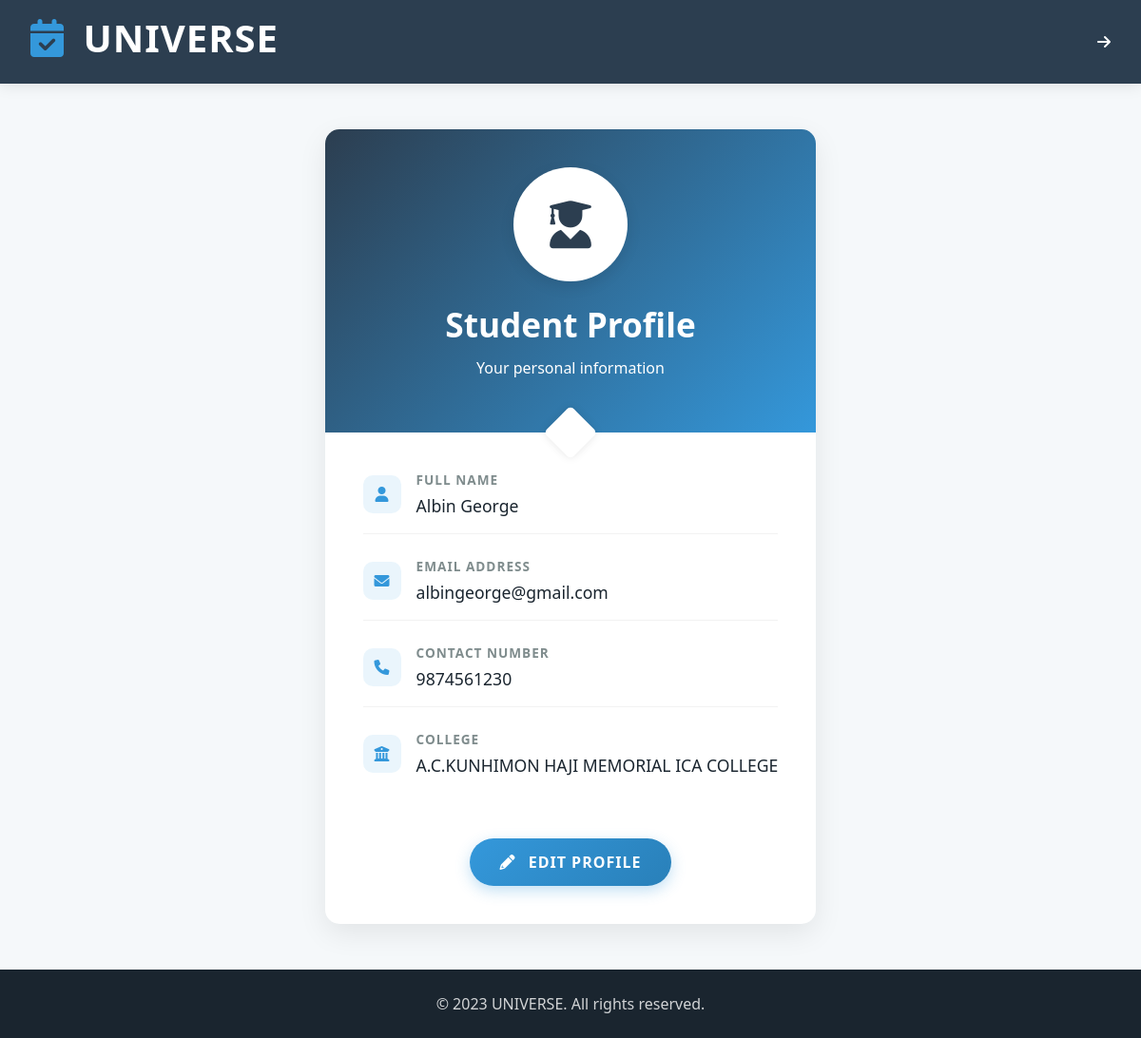
Page /Student/profile/ (signed in) on the committed database.
### College/models.py (models this page shows)
class Student(models.Model):
    name = models.CharField(max_length=50)
    email = models.EmailField(unique=True)
    password = models.CharField(max_length=50)
    contact = models.CharField(max_length=50)
    college = models.ForeignKey(College, on_delete=models.CASCADE)

### University/models.py (models this page shows)
class College(models.Model):
    name = models.CharField(max_length=50)
    location = models.CharField(max_length=50)
    email = models.EmailField(unique=True)
    password = models.CharField(max_length=50)
    contact = models.CharField(max_length=50)
    university = models.ForeignKey(University, on_delete=models.CASCADE)

### Student/views.py (the view)
# urls.py: path("profile/", views.student_profile, name="profile"),
def student_profile(request):
    student_id = request.session.get("stud")  # Get student ID from session
    if not student_id:
        return redirect("Student:login")  # Redirect to login if session does not exist
    try:
        student = Student.objects.get(id=student_id)
    except Student.DoesNotExist:
        return render(request, "Student/profile.html", {"error": "Invalid student session."})
    return render(request, "Student/Profile.html", {"student": student})

### Student/templates/Student/Profile.html (shortened to what this page needs)
<!DOCTYPE html>
<html lang="en">
<head>
    <link href="https://cdn.jsdelivr.net/npm/bootstrap@5.3.0-alpha1/dist/css/bootstrap.min.css" rel="stylesheet">
    <link rel="stylesheet" href="https://cdnjs.cloudflare.com/ajax/libs/font-awesome/6.0.0-beta3/css/all.min.css">
</head>
<body>
    <div class="navbar" style="display: flex; justify-content: space-between; align-items: center;">
        <h1><i class="fas fa-calendar-check"></i> UNIVERSE</h1>
        <a href="{% url 'Student:student_home' %}" title="Back to Home">
            <i class="fas fa-arrow-right"></i>
        </a>
    </div>
    <div class="profile-container">
        <div class="profile-header">
            <div class="profile-avatar">
                <i class="fas fa-user-graduate"></i>
            </div>
            <h2>Student Profile</h2>
            <p>Your personal information</p>
        </div>
        <div class="profile-details">
            <div class="detail-row">
                <div class="detail-icon">
                    <i class="fas fa-user"></i>
                </div>
                <div class="detail-content">
                    <div class="detail-label">Full Name</div>
                    <div class="detail-value">{{ student.name }}</div>
                </div>
            </div>
            <div class="detail-row">
                <div class="detail-icon">
                    <i class="fas fa-envelope"></i>
                </div>
                <div class="detail-content">
                    <div class="detail-label">Email Address</div>
                    <div class="detail-value">{{ student.email }}</div>
                </div>
            </div>
            <div class="detail-row">
                <div class="detail-icon">
                    <i class="fas fa-phone"></i>
                </div>
                <div class="detail-content">
                    <div class="detail-label">Contact Number</div>
                    <div class="detail-value">{{ student.contact }}</div>
                </div>
            </div>
            <div class="detail-row">
                <div class="detail-icon">
                    <i class="fas fa-university"></i>
                </div>
                <div class="detail-content">
                    <div class="detail-label">College</div>
                    <div class="detail-value">{{ student.college.name }}</div>
                </div>
            </div>
        </div>
        <div class="actions">
            <a href="{% url 'Student:edit_profile' %}" class="btn btn-edit">
                <i class="fas fa-pencil-alt"></i> Edit Profile
            </a>
        </div>
    </div>
    <div class="footer">
        <p>&copy; 2023 UNIVERSE. All rights reserved.</p>
    </div>
</body>
</html>

### Student/templates/Student/Profile.html (style rules this page uses)
:root { --primary: #2c3e50; --secondary: #3498db; --accent: #e74c3c; --light: #ecf0f1; --dark: #1a252f; }
body { font-family: 'Segoe UI', Tahoma, Geneva, Verdana, sans-serif; background-color: #f5f8fa; color: var(--dark); min-height: 100vh; display: flex; flex-direction: column; }
.navbar { background-color: var(--primary); color: white; padding: 1rem 2rem; box-shadow: 0 2px 15px rgba(0, 0, 0, 0.1); position: relative; z-index: 100; }
.navbar h1 { font-weight: 700; letter-spacing: 1px; }
.navbar h1 i { color: var(--secondary); margin-right: 8px; }
.navbar a { color: white; transition: all 0.3s ease; }
.profile-container { max-width: 800px; margin: 3rem auto; background-color: white; border-radius: 15px; box-shadow: 0 10px 30px rgba(0, 0, 0, 0.08); padding: 0; overflow: hidden; flex: 1; animation: fadeIn 0.6s ease-out; }
.profile-header { background: linear-gradient(135deg, var(--primary) 0%, var(--secondary) 100%); color: white; padding: 2.5rem 2rem; text-align: center; position: relative; }
.profile-header::after { content: ''; position: absolute; bottom: -20px; left: 50%; transform: translateX(-50%); width: 40px; height: 40px; background-color: white; border-radius: 5px; box-shadow: 0 0 10px rgba(0, 0, 0, 0.1); transform-origin: center; transform: translateX(-50%) rotate(45deg); }
.profile-header h2 { margin-bottom: 0.8rem; font-weight: 600; font-size: 2.2rem; }
.profile-avatar { width: 120px; height: 120px; background-color: white; border-radius: 50%; margin: 0 auto 1.5rem; display: flex; align-items: center; justify-content: center; box-shadow: 0 5px 15px rgba(0, 0, 0, 0.1); border: 4px solid rgba(255, 255, 255, 0.3); }
.profile-avatar i { font-size: 50px; color: var(--primary); }
.profile-details { padding: 2.5rem; }
.detail-row { display: flex; margin-bottom: 1.5rem; align-items: center; padding-bottom: 1rem; border-bottom: 1px solid rgba(0, 0, 0, 0.05); transition: all 0.3s ease; }
.detail-row:last-child { border-bottom: none; margin-bottom: 0; padding-bottom: 0; }
.detail-icon { width: 40px; height: 40px; background-color: rgba(52, 152, 219, 0.1); border-radius: 10px; display: flex; align-items: center; justify-content: center; margin-right: 1rem; color: var(--secondary); }
.detail-label { font-weight: 600; margin-bottom: 0.2rem; color: #7f8c8d; font-size: 0.85rem; text-transform: uppercase; letter-spacing: 1px; }
.detail-value { color: var(--dark); font-size: 1.1rem; font-weight: 500; }
.actions { padding: 1.5rem 2.5rem 2.5rem; text-align: center; }
.btn-edit { background: linear-gradient(135deg, var(--secondary) 0%, #2980b9 100%); color: white; border: none; padding: 0.8rem 2rem; border-radius: 30px; font-weight: 600; letter-spacing: 1px; box-shadow: 0 5px 15px rgba(52, 152, 219, 0.3); transition: all 0.3s ease; text-transform: uppercase; }
.btn-edit i { margin-right: 8px; }
.footer { background-color: var(--dark); color: white; text-align: center; padding: 1.5rem; margin-top: auto; }
.footer p { margin: 0; opacity: 0.8; }

### rows in the picture
Student: name "Albin George", email "albingeorge@gmail.com", contact "9874561230", college.name "A.C.KUNHIMON HAJI MEMORIAL ICA COLLEGE"
